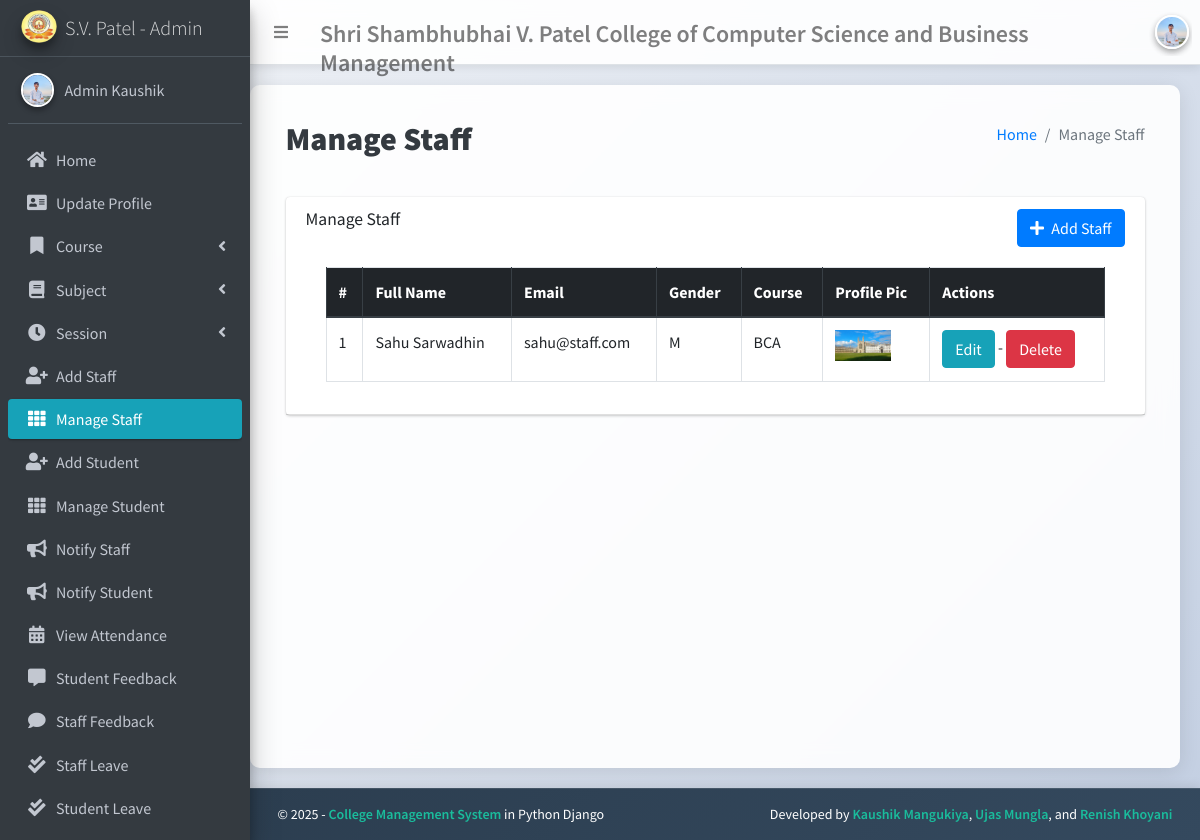
The app's page /staff/manage/ (signed in), older data.
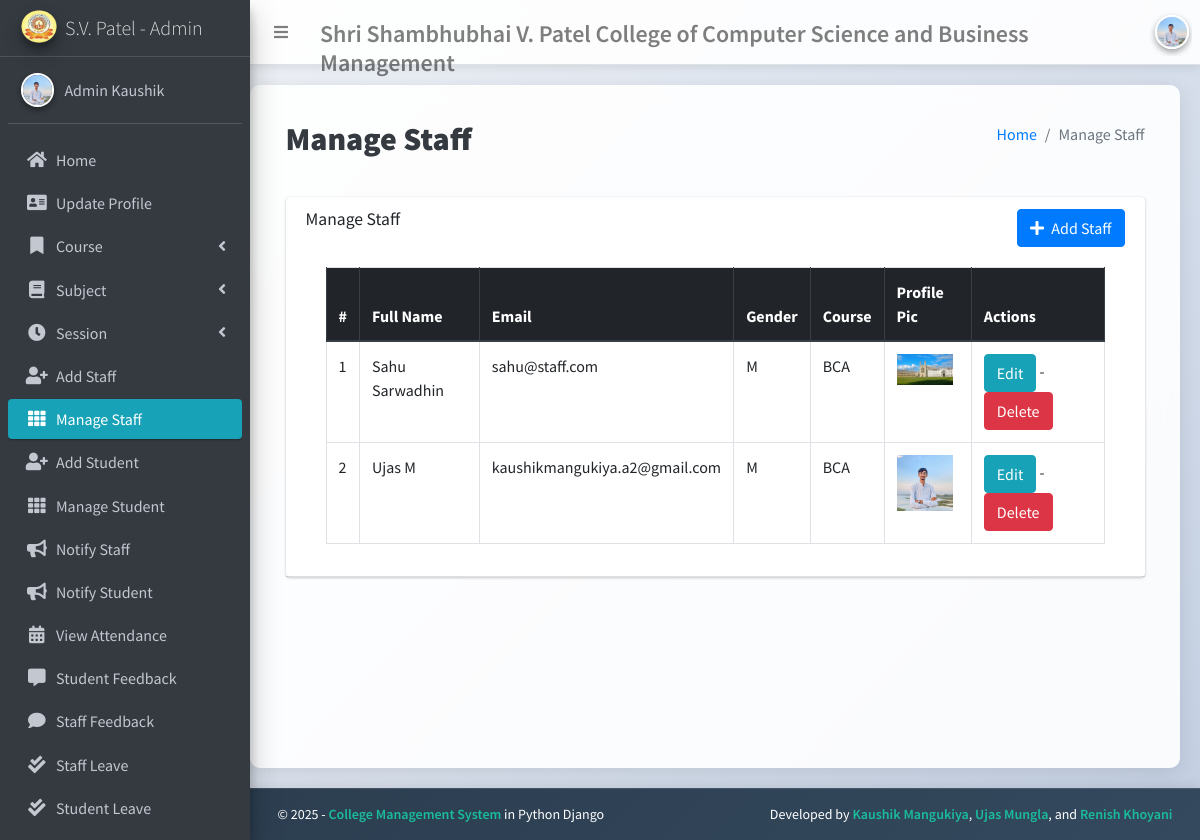
The same page, newer data.
### main_app/models.py (models this page shows, shortened)
class CustomUser(AbstractUser):
    USER_TYPE = ((1, "HOD"), (2, "Staff"), (3, "Student"))
    GENDER = [("M", "Male"), ("F", "Female")]
    id = models.AutoField(primary_key=True)
    username = None  # Removed username, using email instead
    email = models.EmailField(unique=True)
    user_type = models.CharField(default=1, choices=USER_TYPE, max_length=1)
    gender = models.CharField(max_length=1, choices=GENDER)
    profile_pic = models.ImageField()
    address = models.TextField()
    fcm_token = models.TextField(default="")  # For firebase notifications
    created_at = models.DateTimeField(auto_now_add=True)
    updated_at = models.DateTimeField(auto_now=True)
    USERNAME_FIELD = "email"
    REQUIRED_FIELDS = []
    objects = CustomUserManager()

class Staff(models.Model):
    course = models.ForeignKey(Course, on_delete=models.DO_NOTHING, null=True, blank=False)
    admin = models.OneToOneField(CustomUser, on_delete=models.CASCADE)

class Course(models.Model):
    name = models.CharField(max_length=120)
    created_at = models.DateTimeField(auto_now_add=True)
    updated_at = models.DateTimeField(auto_now=True)

### main_app/hod_views.py (the view)
# urls.py: path("staff/manage/", hod_views.manage_staff, name='manage_staff'),
def manage_staff(request):
    if not check_user_authentication(request):
        return redirect('/login')
    allStaff = CustomUser.objects.filter(user_type=2)
    context = {
        'allStaff': allStaff,
        'page_title': 'Manage Staff'
    }
    return render(request, "hod_template/manage_staff.html", context)

### main_app/hod_views.py (called while the page is built)
def check_user_authentication(request):
    if not request.user.is_authenticated:
        messages.error(request, "You must be logged in to access this page.")
        return False
    return True

### main_app/templates/hod_template/manage_staff.html
{% extends 'main_app/base.html' %}
{% load static %}
{% block page_title %}{{page_title}}{% endblock page_title %}
{% block content %}
<section class="content">
    <div class="container-fluid">
        <div class="row">
            <div class="col-md-12">
                <div class="card">
                    <div class="card-header">
                        <div class="d-flex justify-content-between">
                            <h3 class="card-title">{{page_title}}</h3>
                            <div>
                                <a href="{% url 'add_staff' %}" class="btn btn-primary">
                                    <i class="fas fa-plus mr-1"></i> Add Staff
                                </a>
                        </div>
                    </div>
                    <div class="card-body">
                        <table id="example2" class="table table-bordered table-hover">
                            <thead class="thead-dark">
                                <tr>
                                    <th>#</th>
                                    <th>Full Name</th>
                                    <th>Email</th>
                                    <th>Gender</th>
                                    <th>Course</th>
                                    <th>Profile Pic</th>
                                    <th>Actions</th>
                                </tr>
                            </thead>
                            <tbody>
                                {% for staff in allStaff %}
                                <tr>
                                    <td>{{ forloop.counter }}</td>
                                    <td>{{staff.first_name}} {{staff.last_name}}</td>
                                    <td>{{staff.email}}</td>
                                    <td>{{staff.gender}}</td>
                                    <td>{{staff.staff.course.name}}</td>
                                    <td>
                                        {% if staff.profile_pic == ""  %}
                                        No Image
                                        {% else %}
                                        <img class="img img-fluid mb-2" height="56" width="56"
                                            src="{{staff.profile_pic}}" alt="">
                                        {% endif %}
                                    </td>
                                    <td>
                                        <a href="{% url 'edit_staff' staff.staff.id %}" class="btn btn-info">Edit</a> -
                                        <a href="{% url 'delete_staff' staff.staff.id %}" class="btn btn-danger" onclick="return confirm('Are you sure about this ?')">Delete</a>
                                    </td>
                                </tr>
                                {% endfor %}
                            </tbody>
                        </table>
                    </div>
                </div>
            </div>
        </div>
    </div>
</section>
{% endblock content %}

Row changes from the older to the newer data that the page shows:
added CustomUser: first_name "Ujas", last_name "M", email "kaushikmangukiya.a2@gmail.com", gender "M", staff.course.name "BCA", profile_pic (picture)
